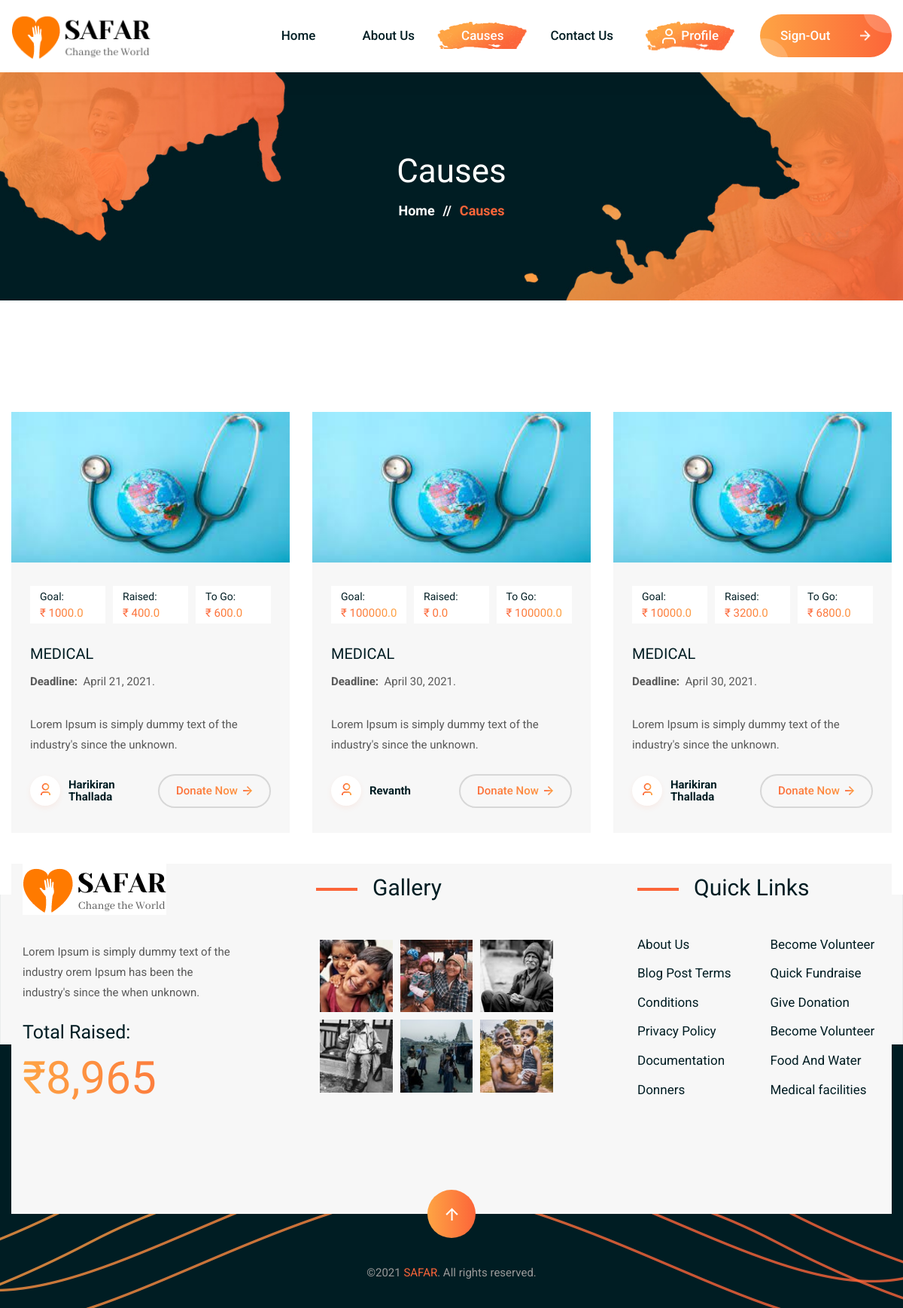
The page /causes/?category=MEDICAL (signed in) on the database its author committed.
### fund/models.py (models this page shows, shortened)
class Request(models.Model):
    CATEGORY = (
        ('MEDICAL', 'MEDICAL'),
        ('LITERACY AND EDUCATION', 'LITERACY AND EDUCATION'),
        ('HUMAN RIGHTS', 'HUMAN RIGHTS'),
        ('PHYSICAL HELP', 'PHYSICAL HELP'),
        ('POVERTY', 'POVERTY'),
        ('OTHER', 'OTHER')
    )
    STATUS = (
        ('PENDING', 'PENDING'),
        ('ACCEPTED', 'ACCEPTED'),
        ('CANCELLED', 'CANCELLED'),
        ('COMPLETED', 'COMPLETED')
    )
    id = models.AutoField(primary_key=True)
    uuid = models.UUIDField(default=uuid.uuid4, editable=False)
    account_id = models.ForeignKey(Account, on_delete=models.CASCADE, null=True)
    request_category = models.CharField(max_length=50, default="OTHER", choices=CATEGORY)
    amount = models.FloatField(default=0)
    collected = models.FloatField(default=0)
    desc = models.CharField(max_length=200, default='No Description')
    identity_image = models.ImageField(upload_to=get_file_address, null=True, blank=True)
    image1 = models.ImageField(upload_to=get_file_address, null=True, blank=True)
    image2 = models.ImageField(upload_to=get_file_address, null=True, blank=True)
    deadline = models.DateField()
    status = models.CharField(max_length=50, default="PENDING", blank=True, choices=STATUS)
    pub_date = models.DateTimeField(default=now)
    admin_msg = models.CharField(max_length=200, default='none', null=True, blank=True)
    @property
    def remaining(self):
        rem = self.amount-self.collected
        return rem
    @property
    def dpimage(self):
        cat = self.request_category
        if cat == 'MEDICAL':
            img = '011'
        elif cat == 'LITERACY AND EDUCATION':
            img = '022'
        elif cat == 'HUMAN RIGHTS':
            img = '033'
        elif cat == 'PHYSICAL HELP':
            img = '044'
        elif cat == 'POVERTY':
            img = '055'
        elif cat == 'OTHER':
            img = '066'
        else:
            img = '077'
        return img

class Account(models.Model):
    username = models.OneToOneField(User, on_delete=models.CASCADE, null=True, blank=False)
    fullname = models.CharField(max_length=200)
    phone = models.CharField(max_length=12)
    email = models.CharField(max_length=200)
    def __str__(self):
        return str(self.fullname)

### fund/decoraters.py (the view)
        def wrapper_func(request, *args, **kwargs):
            group = None
            if request.user.groups.exists():
                group = request.user.groups.all()[0].name
                if group in allowed_roles:
                    return view_func(request, *args, **kwargs)
                elif group == 'Account':
                    params = {
                        'msg': group,
                        'way': 'causes'
                    }
                    return render(request, 'fund/access-deny.html', params)
                elif group == 'Admin':
                    params = {
                        'msg': group,
                        'way': 'Admin'
                    }
                    return render(request, 'fund/access-deny.html', params)

### fund/decoraters.py (called while the page is built)
def allowed_users(allowed_roles=[]):
    def decorator(view_func):
        def wrapper_func(request, *args, **kwargs):
            group = None
            if request.user.groups.exists():
                group = request.user.groups.all()[0].name
                if group in allowed_roles:
                    return view_func(request, *args, **kwargs)
                elif group == 'Account':
                    params = {
                        'msg': group,
                        'way': 'causes'
                    }
                    return render(request, 'fund/access-deny.html', params)
                elif group == 'Admin':
                    params = {
                        'msg': group,
                        'way': 'Admin'
                    }
                    return render(request, 'fund/access-deny.html', params)
        return wrapper_func
    return decorator

### fund/views.py (called while the page is built)
@login_required(login_url='Signin')
@allowed_users(allowed_roles=['Account'])
def causes(request):
    category = request.GET.get("category", "")
    if category:
        req = Request.objects.all().filter(status='ACCEPTED')
        req = req.filter(request_category=category)
    else:
        req = Request.objects.all().filter(status='ACCEPTED')
    params = {
        "requests": req
    }
    return render(request, 'fund/causes.html', params)

### fund/templates/fund/causes.html (shortened to what this page needs)
{% load static %}
<!DOCTYPE html>
<html lang="en">
<head>
    <link rel="stylesheet" type="text/css" href="{% static 'css/bootstrap.min.css' %}">
    <link rel="stylesheet" type="text/css" href="{% static 'css/icofont.css' %}">
    <link rel="stylesheet" type="text/css" href="{% static 'css/elegantIcons.css' %}">
    <link rel="stylesheet" type="text/css" href="{% static 'css/animate.css' %}">
    <link rel="stylesheet" type="text/css" href="{% static 'css/aos.css' %}">
    <link rel="stylesheet" type="text/css" href="{% static 'css/jquery.fancybox.min.css' %}">
    <link rel="stylesheet" type="text/css" href="{% static 'css/slicknav.css' %}">
    <link rel="stylesheet" type="text/css" href="{% static 'css/swiper.min.css' %}">
    <link rel="stylesheet" type="text/css" href="{% static 'css/style.css' %}">
</head>
<body>
<div class="wrapper causes-page-wrapper">
  <header class="header-area header-default sticky-header">
    <div class="container">
      <div class="row align-items-center">
        <div class="col-5 col-sm-3 col-md-3 col-lg-2 pr-0">
          <div class="header-logo-area">
            <a href="{% url 'index' %}">
              <img class="logo-main" src="{% static 'img/main-logo2.png'%}" alt="Logo" />
            </a>
          </div>
        </div>
        <div class="col-7 col-sm-9 col-md-9 col-lg-10">
          <div class="header-align">
            <div class="header-navigation-area">
              <ul class="main-menu nav justify-content-center">
                <li><a href="{% url 'index' %}">Home</a></li>
                <li><a  href="{% url 'about' %}">About Us</a></li>
                <li class="nav-item dropdown active">
                  <li class="has-submenu nav-item dropdown active"><a href="{% url 'causes' %}">Causes</a>
                </li>
                </li>
                <li><a  href="{% url 'contact' %}">Contact Us</a></li>
                <li class="active"><a href="{% url 'profile' %}" class="nav-link  user" id="userProfileDropdown" data-toggle="dropdown" aria-haspopup="true" aria-expanded="false">
                        <svg xmlns="http://www.w3.org/2000/svg" width="24" height="24" viewBox="0 0 24 24" fill="none" stroke="currentColor" stroke-width="2" stroke-linecap="round" stroke-linejoin="round" class="feather feather-user"><path d="M20 21v-2a4 4 0 0 0-4-4H8a4 4 0 0 0-4 4v2"></path><circle cx="12" cy="7" r="4"></circle></svg>
                    Profile</a></li>
              </ul>
            </div>
            <div class="header-action-area">
              <a href="{% url 'Signout' %}" class="btn-theme btn-gradient btn-slide btn-style"> Sign-Out <img class="icon icon-img" src="{% static 'img/icons/arrow-line-right2.png'%}" alt="Icon"></a>
            </div>
          </div>
        </div>
      </div>
    </div>
  </header>
  <main class="main-content site-wrapper-reveal">
    <section class="page-title-area" data-bg-img="{% static 'img/photos/bg-page-title.jpg'%}">
      <div class="container">
        <div class="row">
          <div class="col-lg-12">
            <div class="page-title-content text-center">
              <h2 class="title text-white">Causes</h2>
              <div class="bread-crumbs"><a href="{% url 'index' %}">Home<span class="breadcrumb-sep">//</span></a><span class="active">Causes</span></div>
            </div>
          </div>
        </div>
      </div>
    </section>
    <section class="causes-area causes-default-area">
      <div class="container">
      <div class="row">
        {% for request in requests %}
          <div class="col-md-6 col-lg-4">
            <div class="causes-item mb-30">
              <div class="thumb">
                <img src="{% static '/img/causes/'%}{{request.dpimage}}.jpg" alt="safar-HasTech" style="width: 370px; height: 200px;">
              </div>
              <div class="content">
                <ul class="donate-info">
                  <li class="info-item">
                    <span class="info-title">Goal:</span>
                    <p class="amount">₹ {{request.amount}}</p>
                  </li>
                  <li class="info-item">
                    <span class="info-title">Raised:</span>
                    <p class="amount">₹ {{request.collected}}</p>
                  </li>
                  <li class="info-item">
                    <span class="info-title">To Go:</span>
                    <p class="amount">₹ {{request.remaining}}</p>
                  </li>
                </ul>
                <h5 class="title"><a href="{% url 'causes' %}{{request.id}}">{{request.request_category}}</a></h5>
                <p><b>Deadline:&nbsp</b>&nbsp{{request.deadline}}.</p>
                <p>Lorem Ipsum is simply dummy text of the industry's since the unknown.</p>
              </div>
              <div class="causes-footer">
                <div class="admin">
                  <h5><a href="{% url 'causes' %}{{request.id}}"><span class="icon-img"><img src="{% static 'img/icons/admin1.png'%}" alt="Icon"></span>{{request.account_id}}</a></h5>
                </div>
                <a class="btn-theme btn-border-gradient gray-border btn-size-md" href="{% url 'causes' %}{{request.id}}"><span><p>Donate Now<img class="icon icon-img" src="{% static 'img/icons/arrow-line-right-gradient.png'%}" alt="Icon"></p></span></a>
              </div>
            </div>
          </div>
        {% endfor %}
        </div>
      </div>
    </section>
    <section class="funfact-area funfact-default-area">
      <div class="container">
        <div class="row row-gutter-0 funfact-items-style1">
          <div class="col-sm-6 col-md-4 funfact-item">
            <div class="inner-content">
              <div class="icon-box">
              </div>
              <div class="content">
                <div class="number">
                  <h2><span class="counter-animate">100</span>K</h2>
                </div>
                <p class="title">// Poor People</p>
              </div>
            </div>
          </div>
          <div class="col-sm-6 col-md-4 funfact-item">
            <div class="inner-content">
              <div class="icon-box">
              </div>
              <div class="content">
                <div class="number">
                  <h2><span class="counter-animate">100</span>M</h2>
                </div>
                <p class="title">// Fund raised</p>
              </div>
            </div>
          </div>
          <div class="col-sm-6 col-md-4 funfact-item">
            <div class="inner-content">
              <div class="icon-box">
              </div>
              <div class="content">
                <div class="number">
                  <h2><span class="counter-animate">100</span>+</h2>
                </div>
                <p class="title">// Active Member</p>
              </div>
            </div>
          </div>
        </div>
      </div>
    </section>
  </main>
  <footer class="footer-area">
    <div class="footer-main">
      <div class="container">
        <div class="row">
          <div class="col-sm-12 col-md-6 col-lg-4 col-xl-4">
            <div class="widget-item">
              <div class="about-widget">
                <a class="footer-logo" href="{% url 'index' %}">
                  <img src="{% static 'img/logo.png'%}" alt="Logo">
                </a>
                <p>Lorem Ipsum is simply dummy text of the industry orem Ipsum has been the industry's since the when unknown.</p>
                <div class="widget-total-raised">
                  <h4 class="raised-title">Total Raised:</h4>
                  <div class="raised-amount">₹8,965</div>
                </div>
              </div>
            </div>
          </div>
          <div class="col-sm-6 col-md-6 col-lg-4 col-xl-4">
            <div class="widget-item">
              <h4 class="widget-title line-style">Gallery</h4>
              <div class="widget-gallery">
                <div class="row row-cols-3 row-gutter-10">
                  <div class="col">
                    <div class="gallery-item">
                      <img src="{% static 'img/photos/gallery1.jpg'%}" alt="safar-HasTech">
                    </div>
                  </div>
                  <div class="col">
                    <div class="gallery-item">
                      <img src="{% static 'img/photos/gallery2.jpg'%}" alt="safar-HasTech">
                    </div>
                  </div>
                  <div class="col">
                    <div class="gallery-item">
                      <img src="{% static 'img/photos/gallery3.jpg'%}" alt="safar-HasTech">
                    </div>
                  </div>
                  <div class="col">
                    <div class="gallery-item">
                      <img src="{% static 'img/photos/gallery4.jpg'%}" alt="safar-HasTech">
                    </div>
                  </div>
                  <div class="col">
                    <div class="gallery-item">
                      <img src="{% static 'img/photos/gallery5.jpg'%}" alt="safar-HasTech">
                    </div>
                  </div>
                  <div class="col">
                    <div class="gallery-item">
                      <img src="{% static 'img/photos/gallery6.jpg'%}" alt="safar-HasTech">
                    </div>
                  </div>
                </div>
              </div>
            </div>
          </div>
          <div class="col-sm-6 col-md-6 col-lg-4 col-xl-4">
            <div class="widget-item menu-wrap-two-column">
              <h4 class="widget-title line-style">Quick Links</h4>
              <nav class="widget-menu-wrap">
                <div class="row">
                  <div class="col-6 col-sm-6 col-md-6 pr-sm-5">
                    <ul class="nav-menu nav">
                      <li><a href="{% url 'about' %}">About Us</a></li>
                      <li><a href="#/">Blog Post Terms</a></li>
                      <li><a href="#/">Conditions</a></li>
                      <li><a href="#/">Privacy Policy</a></li>
                      <li><a href="#/">Documentation</a></li>
                      <li><a href="#/">Donners</a></li>
                    </ul>
                  </div>
                  <div class="col-6 col-sm-6 col-md-6 pl-sm-5">
                    <ul class="nav-menu nav align-right">
                      <li><a href="#/">Become Volunteer</a></li>
                      <li><a href="#/">Quick Fundraise</a></li>
                      <li><a href="#/">Give Donation</a></li>
                      <li><a href="#/">Become Volunteer</a></li>
                      <li><a href="{% url 'causes' %}">Food And Water</a></li>
                      <li><a href="{% url 'causes' %}">Medical facilities</a></li>
                    </ul>
                  </div>
                </div>
              </nav>
            </div>
          </div>
        </div>
      </div>
      <div class="scroll-to-top"><img src="{% static 'img/icons/arrow-up-line.png'%}" alt="Icon-Image"></div>
    </div>
    <div class="footer-bottom">
      <div class="container">
        <div class="footer-bottom-content">
          <div class="row align-items-center">
            <div class="col-12">
              <div class="widget-copyright text-center">
                <p>©2021 <span>SAFAR</span>. All rights reserved.</p>
              </div>
            </div>
          </div>
        </div>
      </div>
    </div>
    <div class="shape-layer">
    </div>
  </footer>
</div>
</body>
</html>

### rows shown on the page
Request: amount "1000.0", collected "400.0", remaining "600.0", request_category "MEDICAL", deadline "April 21, 2021", account_id "Harikiran Thallada"
Request: amount "100000.0", collected "0.0", remaining "100000.0", request_category "MEDICAL", deadline "April 30, 2021", account_id "Revanth"
Request: amount "10000.0", collected "3200.0", remaining "6800.0", request_category "MEDICAL", deadline "April 30, 2021", account_id "Harikiran Thallada"
